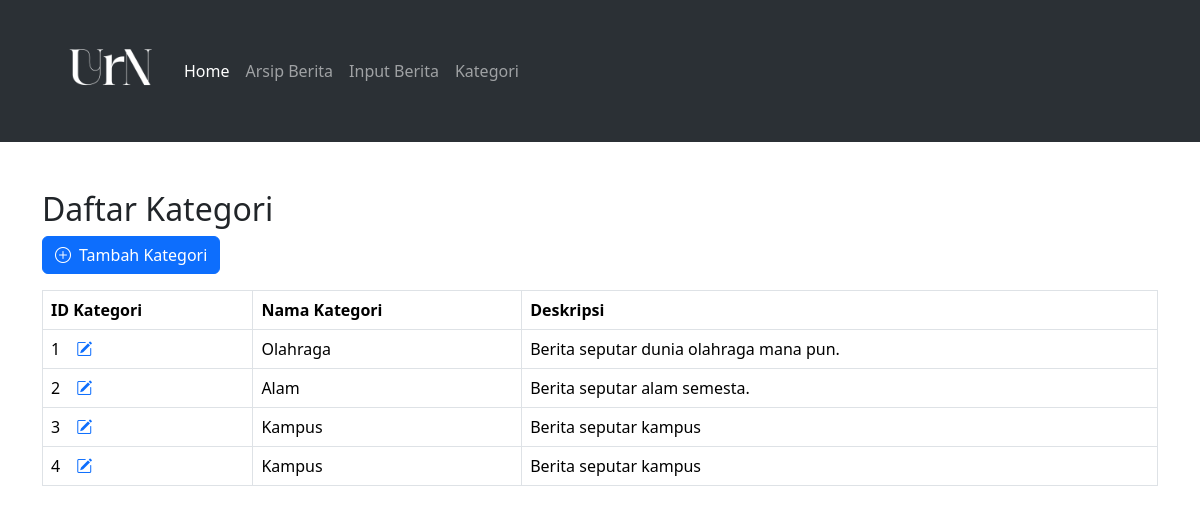
The page /kategori.php on the database its author committed.
### tables this page shows
CREATE TABLE `kategori` (
  `id_kategori` int(3) UNSIGNED NOT NULL,
  `nm_kategori` varchar(30) NOT NULL,
  `deskripsi` varchar(200) NOT NULL
);

### kategori.php (the view)
<?php
include "koneksi.php";
$query = "SELECT id_kategori, nm_kategori, deskripsi FROM kategori ORDER BY id_kategori";
$sql = mysqli_query($conn, $query);
?>
<?php include("./template/head.php"); ?>
<?php include("./template/navbar.php"); ?>
<br><br>
<div class="container-xl">
    <h2>Daftar Kategori</h2>
    <div class="mb-3">
        <a href="buat_kategori.php" class="btn btn-primary"><i class="bi bi-plus-circle me-2"></i>Tambah Kategori</a>
    </div>
    <table class="table table-bordered">
        <thead>
            <tr>
                <th>ID Kategori</th>
                <th>Nama Kategori</th>
                <th>Deskripsi</th>
            </tr>
        </thead>
        <tbody>
            <?php
            if (mysqli_num_rows($sql) > 0) {
                while ($hasil = mysqli_fetch_assoc($sql)) {
                    $id_kategori = htmlspecialchars($hasil['id_kategori']);
                    $nm_kategori = htmlspecialchars($hasil['nm_kategori']);
                    $deskripsi = htmlspecialchars($hasil['deskripsi']);
                    echo "<tr>";
                    echo "<td>$id_kategori<a href='edit_kategori.php?id=$id_kategori' class='ms-3'><i class='bi bi-pencil-square me-1'></i></a></td>";
                    echo "<td>$nm_kategori</td>";
                    echo "<td>$deskripsi</td>";
                    echo "</tr>";
                }
            } else {
                echo "<tr><td colspan='3' class='text-center'>Tidak ada kategori ditemukan.</td></tr>";
            }
            ?>
        </tbody>
    </table>
</div>
<?php include("./template/footer.php"); ?>

### style.css (style rules this page uses)
body { font-family: verdana; font-size: 11px; }

### rows shown on the page
kategori: id_kategori "1", nm_kategori "Olahraga", deskripsi "Berita seputar dunia olahraga mana pun."
kategori: id_kategori "2", nm_kategori "Alam", deskripsi "Berita seputar alam semesta."
kategori: id_kategori "3", nm_kategori "Kampus", deskripsi "Berita seputar kampus"
kategori: id_kategori "4", nm_kategori "Kampus", deskripsi "Berita seputar kampus"
